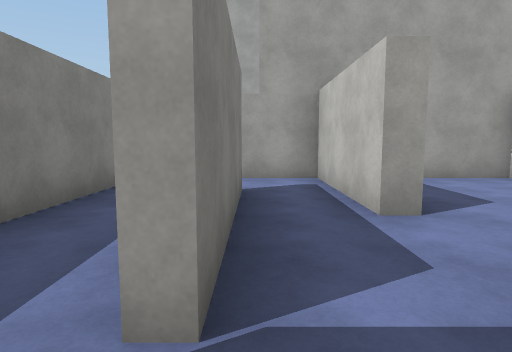
[1] (above)

24 first-person views from a walk through a scene from a Unity 3-D project. The camera is 1.5 m above the floor, tilts 6° down and sees 75° across. The floor is counted in squares, 2 m on a side. Each view is taken from the middle of a square. On the plan, view 1 faces up. The plan holds only what a view shows up to about 11 squares ahead; the rest is blank. The player character is not drawn. Surface patterns are stand-ins for the level's own textures.

[2]
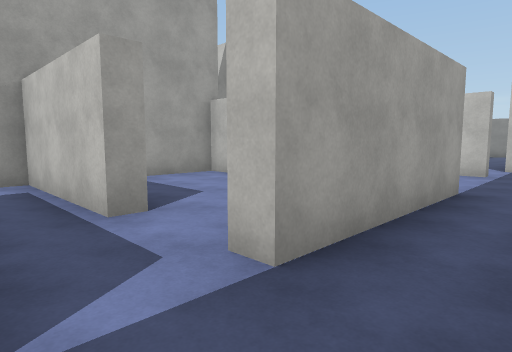

[3]
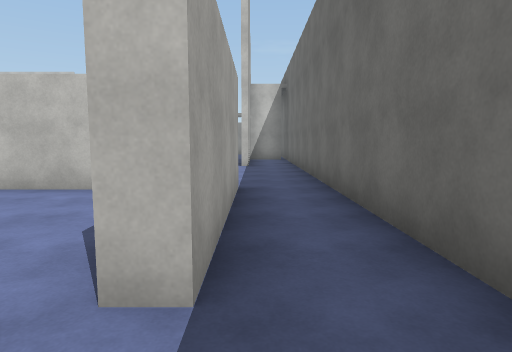

[4]
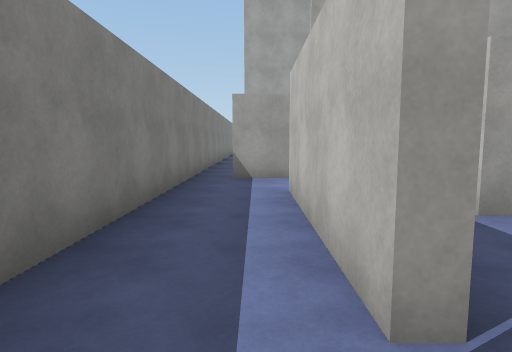

[5]
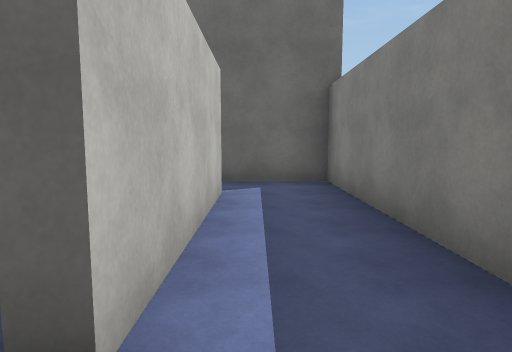

[6]
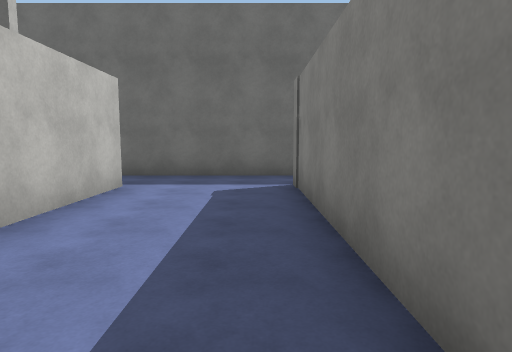

[7]
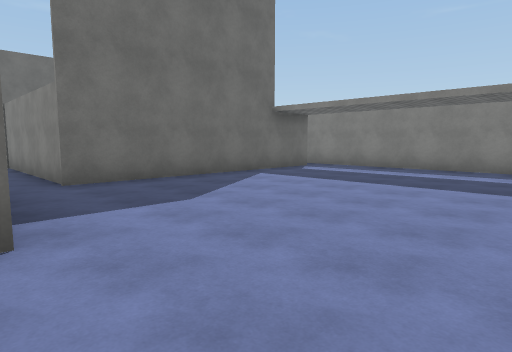

[8]
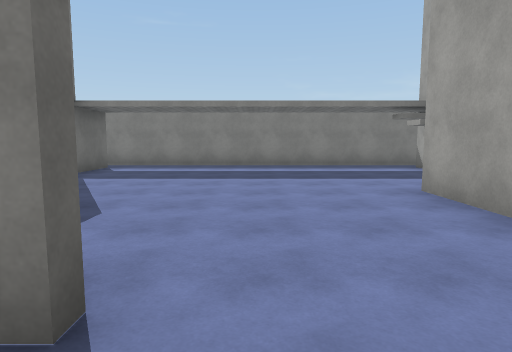

[9]
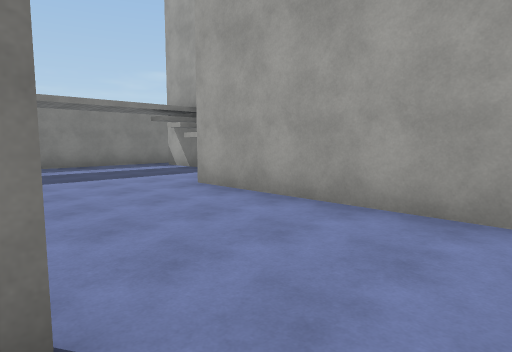

[10]
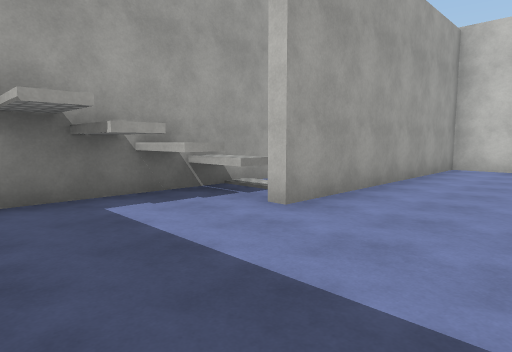

[11]
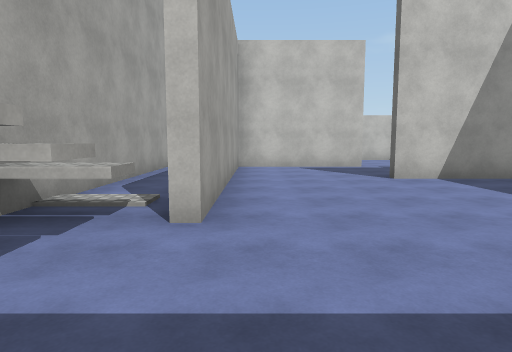

[12]
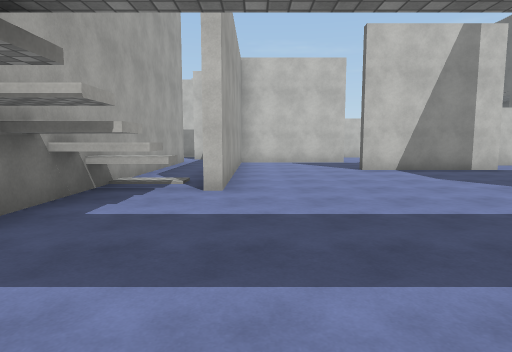

[13]
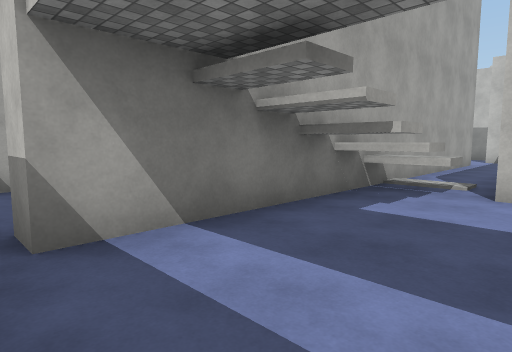

[14]
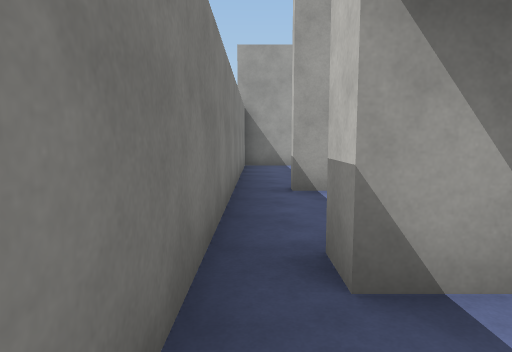

[15]
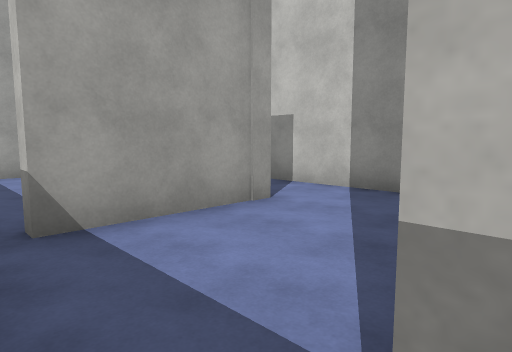

[16]
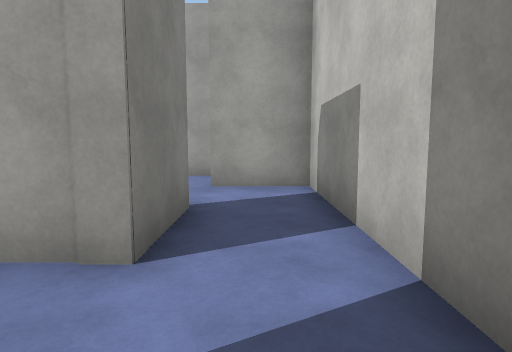

[17]
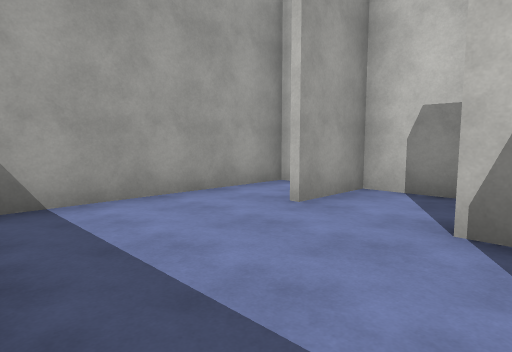

[18]
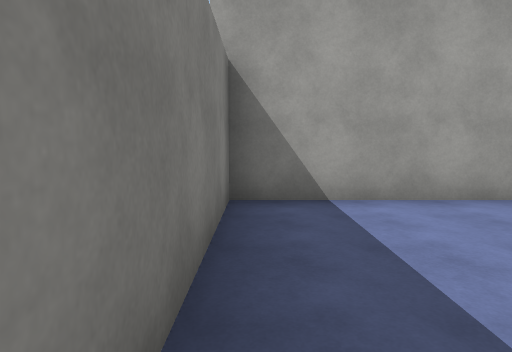

[19]
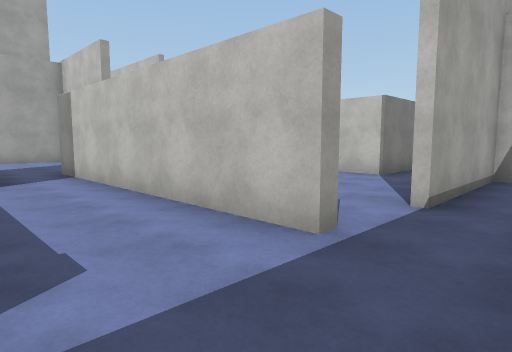

[20]
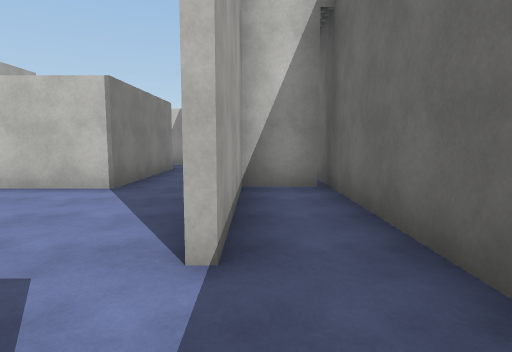

[21]
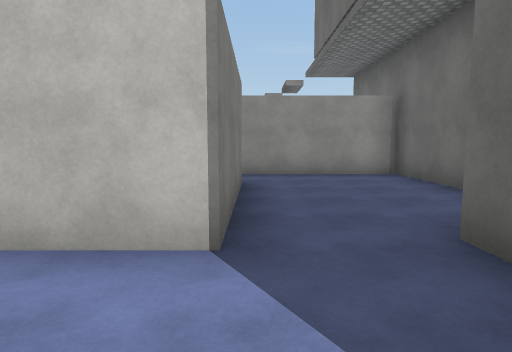

[22]
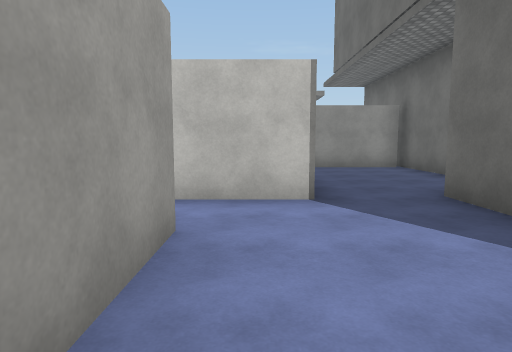

[23]
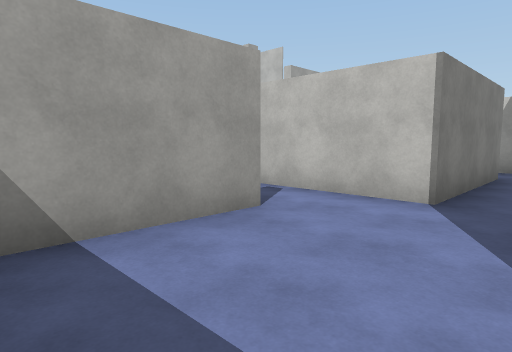

[24]
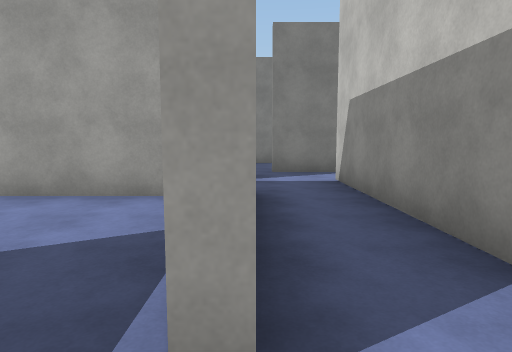

### Floor plan
Key: @ floor where view 1 was taken; # wall or solid block; . floor; ^ raised ledge.
Columns run from 3 left of view 1 to 19 right of it. Each row starts with its distance up from view 1.
 25 #######
 24 #.....#
 23 #....##
 22 #.....#
 21 #.....#
 20 #...#.#
 19 #.###.#
 18 #.....#
 17 #.....       ###
 16 #.############..
 15 #....#^........#
 14 #.....########.#
 13 #............#.#
 12 #............#.#
 11 #............#.#
 10 #.........#..#.
  9 #.........#. ..
  8 #.........##
  7 #.#######.##
  6 #....#..#..#    #
  5 #..#.#..#..####.#
  4 #..#.#..#..#....##### #
  3 #..#....#..#..........#
  2 #..#.####..#..........#
  1 #............#####....#
  0 #..@.............#....#
 -1 ################## ####

Where each view was taken, in squares from view 1:
view 1: 0 up, 0 right, facing up
view 2: 0 up, 0 right, facing up-right
view 3: 1 up, 0 right, facing right
view 4: 0 up, 1 left, facing up
view 5: 6 up, 1 left, facing down
view 6: 7 up, 6 right, facing down
view 7: 13 up, 7 right, facing down-left
view 8: 11 up, 8 right, facing left
view 9: 10 up, 8 right, facing up-left
view 10: 11 up, 0 right, facing up-right
view 11: 13 up, 0 right, facing right
view 12: 13 up, 2 left, facing right
view 13: 13 up, 2 left, facing up-right
view 14: 14 up, 2 left, facing up
view 15: 16 up, 2 left, facing up-right
view 16: 17 up, 2 right, facing up
view 17: 20 up, 2 left, facing up-right
view 18: 20 up, 2 left, facing up
view 19: 0 up, 6 right, facing up-right
view 20: 1 up, 8 right, facing right
view 21: 3 up, 11 right, facing right
view 22: 4 up, 9 right, facing right
view 23: 2 up, 9 right, facing up-right
view 24: 9 up, 10 right, facing up
